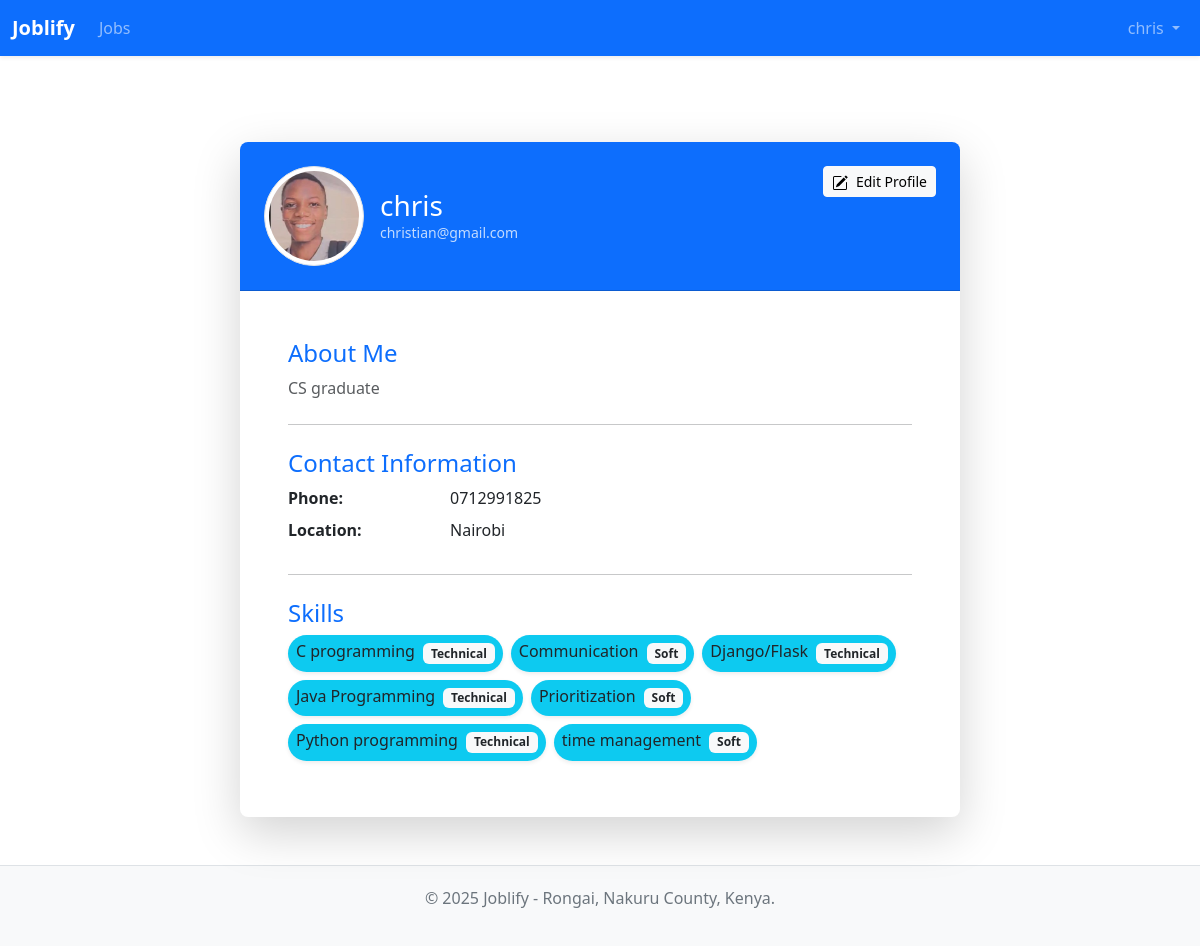
Page /profiles/me/ (signed in) on the earlier database version.
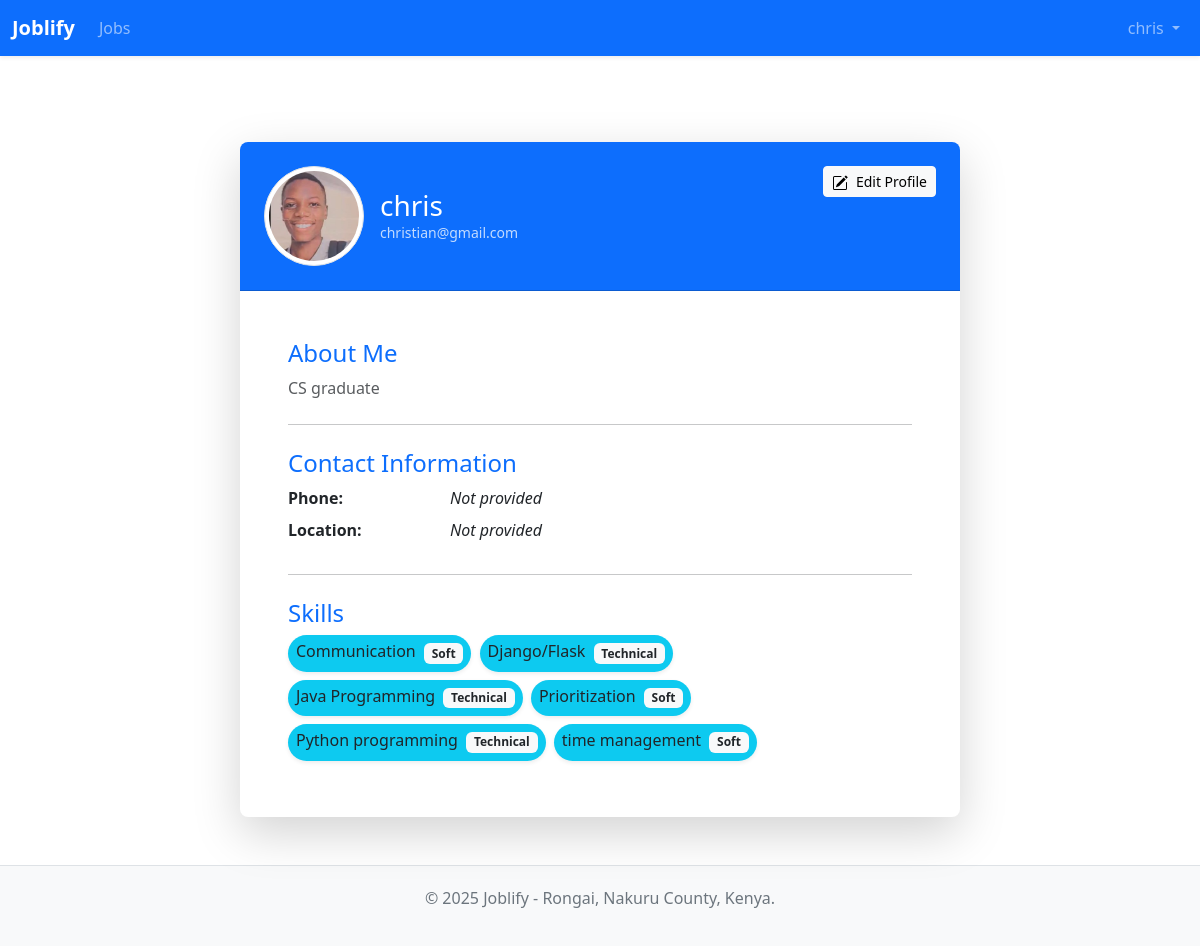
Same page on the later database version.
### profiles/models.py (models this page shows, shortened)
class UserProfile(models.Model):
    EXPERIENCE_LEVEL_CHOICES = [
        ('entry', 'Entry-Level'),
        ('mid', 'Mid-Level'),
        ('senior', 'Senior'),
    ]
    user = models.OneToOneField(User, on_delete=models.CASCADE, related_name='profile') # Link to Django's User model
    bio = models.TextField(blank=True, null=True) # A short biography or summary
    profile_picture = models.ImageField(upload_to='profile_pics/', blank=True, null=True) # For user's photo
    skills = models.ManyToManyField(Skill, blank=True) # Many users can have many skills
    phone_number = models.CharField(max_length=20, blank=True, null=True) # Optional phone number
    location = models.CharField(max_length=100, blank=True, null=True) # e.g., "Nairobi", "Nakuru"
    experience_level = models.CharField(
        max_length=10,
        choices=EXPERIENCE_LEVEL_CHOICES,
        null=True,  # Important: Allows existing profiles to have no value
        blank=True  # Important: Makes the field optional in forms
    )

class Skill(models.Model):
    SKILL_TYPE_CHOICES = [
        ('technical', 'Technical'),
        ('soft', 'Soft'),
    ]
    name = models.CharField(max_length=100, unique=True) # e.g., "Python", "Communication"
    skill_type = models.CharField(
        max_length=10,
        choices=SKILL_TYPE_CHOICES,
        default='technical',
    )
    description = models.TextField(blank=True, null=True)
    class Meta:
        ordering = ['name'] # Orders skills alphabetically by name by default

### profiles/views.py (the view)
# urls.py: path('me/', views.profile_detail, name='profile_detail'),
@login_required
def profile_detail(request):
    profile = get_object_or_404(UserProfile, user=request.user)
    return render(request, 'profiles/profile_detail.html', {'profile': profile})

### profiles/templates/profiles/profile_detail.html (shortened to what this page needs)
{% extends "jobs/base.html" %}
{% load i18n %}
{% block content %}
<div class="container py-5">
    <div class="row justify-content-center">
        <div class="col-lg-10 col-xl-8">
            <div class="card shadow-lg border-0 rounded-3 overflow-hidden">
                <div class="card-header bg-primary text-white p-4">
                    <div class="d-flex align-items-center">
                        {% if profile.profile_picture %}
                            <img src="{{ profile.profile_picture.url }}" alt="{{ profile.user.username }}'s profile picture" class="img-thumbnail rounded-circle me-3" style="width: 100px; height: 100px; object-fit: cover;">
                        {% endif %}
                        <div>
                            <h2 class="mb-0 h3">{{ profile.user.username }}</h2>
                            <p class="mb-0 small opacity-75">{{ profile.user.email }}</p>
                        </div>
                        <a href="{% url 'profiles:profile_edit' %}" class="btn btn-light btn-sm ms-auto align-self-start">
                            {% translate "Edit Profile" %}
                        </a>
                    </div>
                </div>
                <div class="card-body p-4 p-sm-5">
                    {% if profile.bio %}
                        <section class="mb-4">
                            <h4 class="text-primary fw-normal">{% translate "About Me" %}</h4>
                            <p class="text-muted" style="white-space: pre-wrap;">{{ profile.bio }}</p>
                        </section>
                    {% else %}
                         <section class="mb-4">
                            <h4 class="text-primary fw-normal">{% translate "About Me" %}</h4>
                            <p class="text-muted"><em>{% translate "No bio provided. Add a bio to tell us more about yourself!" %}</em></p>
                        </section>
                    {% endif %}
                    <hr class="my-4">
                    <section class="mb-4">
                        <h4 class="text-primary fw-normal">{% translate "Contact Information" %}</h4>
                        <dl class="row">
                            <dt class="col-sm-3">{% translate "Phone" %}:</dt>
                            <dd class="col-sm-9">{{ profile.phone_number|default:"<em>Not provided</em>" }}</dd>
                            <dt class="col-sm-3">{% translate "Location" %}:</dt>
                            <dd class="col-sm-9">{{ profile.location|default:"<em>Not provided</em>" }}</dd>
                        </dl>
                    </section>
                    <hr class="my-4">
                    <section>
                        <h4 class="text-primary fw-normal">{% translate "Skills" %}</h4>
                        {% if profile.skills.all %}
                            <div>
                                {% for skill in profile.skills.all %}
                                    <span class="badge rounded-pill bg-info text-dark fw-normal fs-6 me-1 mb-2 p-2 shadow-sm">
                                        {{ skill.name }}
                                        <span class="badge bg-light text-dark ms-1">{{ skill.get_skill_type_display }}</span>
                                    </span>
                                {% endfor %}
                            </div>
                        {% else %}
                            <p class="text-muted"><em>{% translate "No skills listed yet. Add your skills to get better job matches!" %}</em></p>
                        {% endif %}
                    </section>
                </div>
            </div>
        </div>
    </div>
</div>
{% endblock %}

### jobs/templates/jobs/base.html (shortened to what this page needs)
<!DOCTYPE html>
<html lang="en">
<head>
    <link href="https://cdn.jsdelivr.net/npm/bootstrap@5.3.2/dist/css/bootstrap.min.css" rel="stylesheet">
</head>
<body>
    <nav class="navbar navbar-expand-lg navbar-dark bg-primary fixed-top shadow-sm">
        <div class="container-fluid">
            <a class="navbar-brand fw-bold" href="{% url 'home' %}">Joblify</a>
            <div class="collapse navbar-collapse" id="navbarNavDropdown">
                <ul class="navbar-nav me-auto mb-2 mb-lg-0">
                    <li class="nav-item">
                        <a class="nav-link {% if request.resolver_match.url_name == 'job_list' %}active{% endif %}" aria-current="page" href="{% url 'jobs:job_list' %}">Jobs</a>
                    </li>
                </ul>
                <ul class="navbar-nav">
                    {% if user.is_authenticated %}
                    <li class="nav-item dropdown">
                        <a class="nav-link dropdown-toggle" href="#" id="navbarUserDropdown" role="button" data-bs-toggle="dropdown" aria-expanded="false">
                            {{ user.username }}
                        </a>
                    </li>
                    {% endif %}
                </ul>
            </div>
        </div>
    </nav>
    <main class="main-content container mt-4">
        {% block content %}
        {% endblock %}
    </main>
    <footer class="mt-auto">
        <p>&copy; {% now "Y" %} Joblify - Rongai, Nakuru County, Kenya.</p>
    </footer>
</body>
</html>

### jobs/templates/jobs/base.html (style rules this page uses)
body { padding-top: 70px; display: flex; flex-direction: column; min-height: 100vh; }
.main-content { flex-grow: 1; }
footer { text-align:center; padding: 20px 0; color: #6c757d; background-color: #f8f9fa; border-top: 1px solid #dee2e6; }

Differences in the rows shown:
no longer on this page (row unchanged): Skill: name "C programming", skill_type "Technical"
changed UserProfile "CS graduate": phone_number "0712991825" → "Not provided"; location "Nairobi" → "Not provided"
